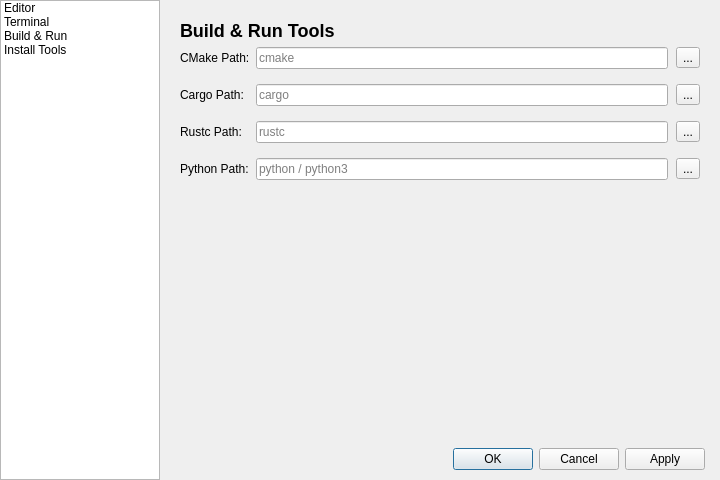
<?xml version="1.0" encoding="UTF-8"?>
<ui version="4.0">
 <class>LosSettingsUi</class>
 <widget class="QDialog" name="LosSettingsUi">
  <property name="geometry">
   <rect>
    <x>0</x>
    <y>0</y>
    <width>720</width>
    <height>480</height>
   </rect>
  </property>
  <property name="windowTitle">
   <string>Perseus Settings</string>
  </property>
  
  <!-- 核心修改 1：根布局改为水平布局 QHBoxLayout -->
  <layout class="QHBoxLayout" name="main_layout">
   <property name="spacing">
    <number>0</number>
   </property>
   <property name="leftMargin">
    <number>0</number>
   </property>
   <property name="topMargin">
    <number>0</number>
   </property>
   <property name="rightMargin">
    <number>0</number>
   </property>
   <property name="bottomMargin">
    <number>0</number>
   </property>

   <!-- 左侧：导航列表 -->
   <item>
    <widget class="QListWidget" name="category_list">
     <property name="maximumSize">
      <size>
       <width>160</width>
       <height>16777215</height>
      </size>
     </property>
     <!-- 核心修改 2：强制关闭水平滚动条，消除截图底部的灰条 -->
     <property name="horizontalScrollBarPolicy">
      <enum>Qt::ScrollBarAlwaysOff</enum>
     </property>
     <property name="currentRow">
      <number>-1</number>
     </property>
     <item>
      <property name="text">
       <string>Editor</string>
      </property>
     </item>
     <item>
      <property name="text">
       <string>Terminal</string>
      </property>
     </item>
     <item>
      <property name="text">
       <string>Build &amp; Run</string>
      </property>
     </item>
     <item>
      <property name="text">
       <string>Install Tools</string>
      </property>
     </item>
    </widget>
   </item>

   <!-- 核心修改 3：右侧打包成一个垂直布局，包含内容区和底部按钮 -->
   <item>
    <layout class="QVBoxLayout" name="right_layout">
     <property name="spacing">
      <number>0</number>
     </property>
     <property name="bottomMargin">
      <number>10</number>
     </property>
     
     <!-- 右侧上部：内容切换区 -->
     <item>
      <widget class="QStackedWidget" name="pages_stack">
       <property name="currentIndex">
        <number>0</number>
       </property>
       
       <!-- Build & Run 设置页 -->
       <widget class="QWidget" name="page_build">
        <layout class="QVBoxLayout" name="verticalLayout_build">
         <property name="leftMargin">
          <number>20</number>
         </property>
         <property name="topMargin">
          <number>20</number>
         </property>
         <property name="rightMargin">
          <number>20</number>
         </property>
         <item>
          <widget class="QLabel" name="label_title_build">
           <property name="text">
            <string>&lt;h2&gt;Build &amp; Run Tools&lt;/h2&gt;</string>
           </property>
          </widget>
         </item>
         <item>
          <layout class="QFormLayout" name="formLayout_build">
           <property name="verticalSpacing">
            <number>15</number>
           </property>
           
           <item row="0" column="0">
            <widget class="QLabel" name="label_cmake">
             <property name="text">
              <string>CMake Path:</string>
             </property>
            </widget>
           </item>
           <item row="0" column="1">
            <layout class="QHBoxLayout" name="horizontalLayout_cmake">
             <property name="spacing"><number>8</number></property>
             <item>
              <widget class="QLineEdit" name="edit_cmake_path">
               <property name="placeholderText">
                <string>cmake</string>
               </property>
              </widget>
             </item>
             <item>
              <widget class="QToolButton" name="btn_browse_cmake">
               <property name="text">
                <string>...</string>
               </property>
              </widget>
             </item>
            </layout>
           </item>

           <item row="1" column="0">
            <widget class="QLabel" name="label_cargo">
             <property name="text">
              <string>Cargo Path:</string>
             </property>
            </widget>
           </item>
           <item row="1" column="1">
            <layout class="QHBoxLayout" name="horizontalLayout_cargo">
             <property name="spacing"><number>8</number></property>
             <item>
              <widget class="QLineEdit" name="edit_cargo_path">
               <property name="placeholderText">
                <string>cargo</string>
               </property>
              </widget>
             </item>
             <item>
              <widget class="QToolButton" name="btn_browse_cargo">
               <property name="text">
                <string>...</string>
               </property>
              </widget>
             </item>
            </layout>
           </item>

           <item row="2" column="0">
            <widget class="QLabel" name="label_rustc">
             <property name="text">
              <string>Rustc Path:</string>
             </property>
            </widget>
           </item>
           <item row="2" column="1">
            <layout class="QHBoxLayout" name="horizontalLayout_rustc">
             <property name="spacing"><number>8</number></property>
             <item>
              <widget class="QLineEdit" name="edit_rustc_path">
               <property name="placeholderText">
                <string>rustc</string>
               </property>
              </widget>
             </item>
             <item>
              <widget class="QToolButton" name="btn_browse_rustc">
               <property name="text">
                <string>...</string>
               </property>
              </widget>
             </item>
            </layout>
           </item>

           <item row="3" column="0">
            <widget class="QLabel" name="label_python">
             <property name="text">
              <string>Python Path:</string>
             </property>
            </widget>
           </item>
           <item row="3" column="1">
            <layout class="QHBoxLayout" name="horizontalLayout_python">
             <property name="spacing"><number>8</number></property>
             <item>
              <widget class="QLineEdit" name="edit_python_path">
               <property name="placeholderText">
                <string>python / python3</string>
               </property>
              </widget>
             </item>
             <item>
              <widget class="QToolButton" name="btn_browse_python">
               <property name="text">
                <string>...</string>
               </property>
              </widget>
             </item>
            </layout>
           </item>
          </layout>
         </item>
         <item>
          <spacer name="verticalSpacer_build">
           <property name="orientation">
            <enum>Qt::Vertical</enum>
           </property>
           <property name="sizeHint" stdset="0">
            <size><width>20</width><height>40</height></size>
           </property>
          </spacer>
         </item>
        </layout>
       </widget>

       <!-- Install 页面 -->
       <widget class="QWidget" name="page_install">
        <layout class="QVBoxLayout" name="verticalLayout_install">
         <property name="leftMargin"><number>20</number></property>
         <property name="topMargin"><number>20</number></property>
         <property name="rightMargin"><number>20</number></property>
         <property name="spacing"><number>15</number></property>
         <item>
          <widget class="QLabel" name="label_title_install">
           <property name="text">
            <string>&lt;h2&gt;Install Environment &amp; Tools&lt;/h2&gt;</string>
           </property>
          </widget>
         </item>
         <item>
          <widget class="QLabel" name="label_desc_install">
           <property name="text">
            <string>Click 'Install' to automatically run setup scripts in the background.</string>
           </property>
           <property name="styleSheet">
            <string>color: #888888; margin-bottom: 10px;</string>
           </property>
          </widget>
         </item>
         
         <item>
          <layout class="QHBoxLayout" name="hLayout_inst_cmake">
           <item><widget class="QLabel" name="lbl_inst_cmake"><property name="text"><string>CMake (C++ Build Tool)</string></property></widget></item>
           <item><spacer><property name="orientation"><enum>Qt::Horizontal</enum></property></spacer></item>
           <item><widget class="QPushButton" name="btn_install_cmake"><property name="text"><string>Install</string></property><property name="cursor"><cursorShape>PointingHandCursor</cursorShape></property></widget></item>
          </layout>
         </item>

         <item>
          <layout class="QHBoxLayout" name="hLayout_inst_rust">
           <item><widget class="QLabel" name="lbl_inst_rust"><property name="text"><string>Rust Toolchain (Cargo &amp; Rustc)</string></property></widget></item>
           <item><spacer><property name="orientation"><enum>Qt::Horizontal</enum></property></spacer></item>
           <item><widget class="QPushButton" name="btn_install_rust"><property name="text"><string>Install</string></property><property name="cursor"><cursorShape>PointingHandCursor</cursorShape></property></widget></item>
          </layout>
         </item>

         <item>
          <layout class="QHBoxLayout" name="hLayout_inst_python">
           <item><widget class="QLabel" name="lbl_inst_python"><property name="text"><string>Python 3</string></property></widget></item>
           <item><spacer><property name="orientation"><enum>Qt::Horizontal</enum></property></spacer></item>
           <item><widget class="QPushButton" name="btn_install_python"><property name="text"><string>Install</string></property><property name="cursor"><cursorShape>PointingHandCursor</cursorShape></property></widget></item>
          </layout>
         </item>

         <item>
          <layout class="QHBoxLayout" name="hLayout_inst_clangd">
           <item><widget class="QLabel" name="lbl_inst_clangd"><property name="text"><string>Clangd (C++ Language Server)</string></property></widget></item>
           <item><spacer><property name="orientation"><enum>Qt::Horizontal</enum></property></spacer></item>
           <item><widget class="QPushButton" name="btn_install_clangd"><property name="text"><string>Install</string></property><property name="cursor"><cursorShape>PointingHandCursor</cursorShape></property></widget></item>
          </layout>
         </item>

         <item>
          <layout class="QHBoxLayout" name="hLayout_inst_pyright">
           <item><widget class="QLabel" name="lbl_inst_pyright"><property name="text"><string>Pyright (Python Language Server)</string></property></widget></item>
           <item><spacer><property name="orientation"><enum>Qt::Horizontal</enum></property></spacer></item>
           <item><widget class="QPushButton" name="btn_install_pyright"><property name="text"><string>Install</string></property><property name="cursor"><cursorShape>PointingHandCursor</cursorShape></property></widget></item>
          </layout>
         </item>

         <item>
          <spacer name="verticalSpacer_install">
           <property name="orientation"><enum>Qt::Vertical</enum></property>
           <property name="sizeHint" stdset="0"><size><width>20</width><height>40</height></size></property>
          </spacer>
         </item>
        </layout>
       </widget>

      </widget>
     </item>
     
     <item>
      <layout class="QHBoxLayout" name="bottom_layout">
       <property name="topMargin"><number>10</number></property>
       <property name="rightMargin"><number>15</number></property>
       <item>
        <widget class="QDialogButtonBox" name="buttonBox">
         <property name="standardButtons">
          <set>QDialogButtonBox::Apply|QDialogButtonBox::Cancel|QDialogButtonBox::Ok</set>
         </property>
        </widget>
       </item>
      </layout>
     </item>
     
    </layout>
   </item>
  </layout>
 </widget>
 <resources/>
 <connections/>
</ui>
